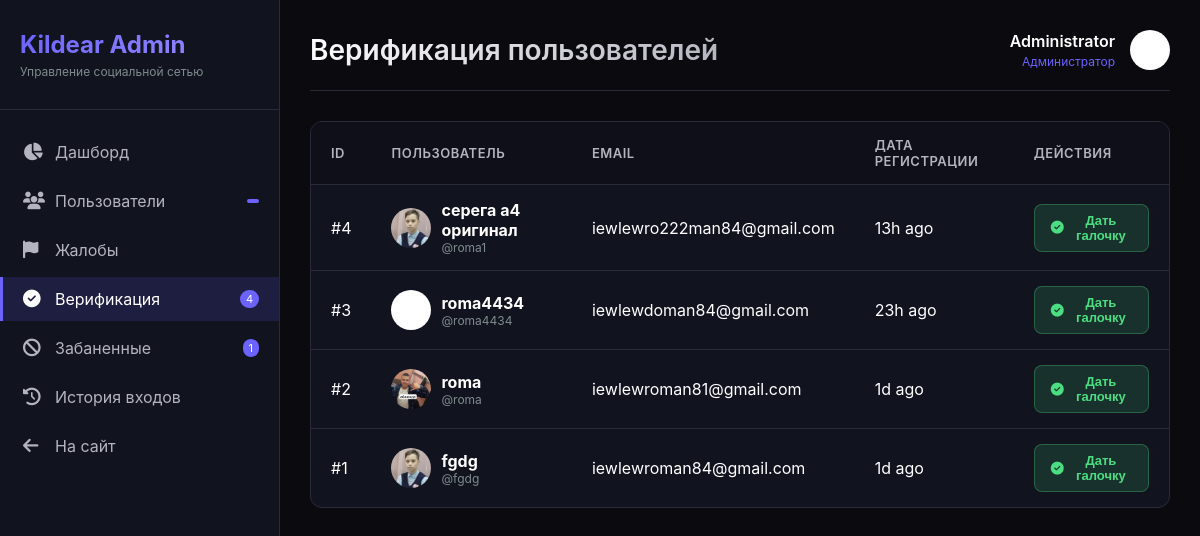
The app's page /admin/verification (signed in) with its own data.
### app.py (models this page shows, shortened)
class User(UserMixin, db.Model):
    id              = db.Column(db.Integer, primary_key=True)
    username        = db.Column(db.String(40), unique=True, nullable=False)
    email           = db.Column(db.String(120), unique=True, nullable=False)
    password_hash   = db.Column(db.String(256), nullable=False)
    display_name    = db.Column(db.String(60), default="")
    bio             = db.Column(db.String(500), default="")
    avatar          = db.Column(db.String(300), default="/static/default_avatar.png")
    cover_photo     = db.Column(db.String(300), default="")
    website         = db.Column(db.String(200), default="")
    location        = db.Column(db.String(100), default="")
    accent_color    = db.Column(db.String(7), default="#6c63ff")
    is_private      = db.Column(db.Boolean, default=False)
    is_verified     = db.Column(db.Boolean, default=False)
    is_banned       = db.Column(db.Boolean, default=False)
    is_admin        = db.Column(db.Boolean, default=False)
    is_online       = db.Column(db.Boolean, default=False)
    last_seen       = db.Column(db.DateTime, default=datetime.utcnow)
    created_at      = db.Column(db.DateTime, default=datetime.utcnow)
    two_factor_enabled = db.Column(db.Boolean, default=False)
    two_factor_secret  = db.Column(db.String(32), nullable=True)
    failed_logins   = db.Column(db.Integer, default=0)
    locked_until    = db.Column(db.DateTime, nullable=True)
    posts          = db.relationship("Post", backref="author", lazy="dynamic",
                                     foreign_keys="Post.user_id")
    sent_msgs      = db.relationship("Message", backref="sender", lazy="dynamic",
                                     foreign_keys="Message.sender_id")
    recv_msgs      = db.relationship("Message", backref="receiver", lazy="dynamic",
                                     foreign_keys="Message.receiver_id")
    notifications  = db.relationship("Notification", backref="recipient", lazy="dynamic",
                                     foreign_keys="Notification.user_id")
    comments       = db.relationship("Comment", backref="author", lazy="dynamic")
    owned_groups   = db.relationship("Group", backref="owner", lazy="dynamic")
    owned_channels = db.relationship("Channel", backref="owner", lazy="dynamic")
    login_history  = db.relationship("LoginHistory", backref="user", lazy="dynamic")
    blocked_users = db.relationship(
        "User", secondary=blocks,
        primaryjoin=blocks.c.blocker_id == id,
        secondaryjoin=blocks.c.blocked_id == id,
        backref=db.backref("blocked_by", lazy="dynamic"),
        lazy="dynamic",
    )
    following = db.relationship(
        "User", secondary=follows,
        primaryjoin=follows.c.follower_id == id,
        secondaryjoin=follows.c.followed_id == id,
        backref=db.backref("followers", lazy="dynamic"),
        lazy="dynamic",
    )

### app.py (the view)
@app.route("/admin/verification")
@login_required
@admin_required
def admin_verification():
    page  = request.args.get("page", 1, type=int)
    users = User.query.filter_by(is_verified=False, is_banned=False)\
                .order_by(User.created_at.desc()).paginate(page=page, per_page=20)
    return render_template("admin/verification.html", users=users)

### app.py (called while the page is built, shortened)
def _get_client_ip() -> str:
    forwarded = request.headers.get('X-Forwarded-For', '')
    real_ip = request.headers.get('X-Real-IP', '')
    if real_ip:
        try:
            ip_address(real_ip)
            return real_ip
        except (ValueError, AddressValueError):
            pass
    return request.remote_addr or '0.0.0.0'

@app.before_request
def before_request_hook():
    ip = _get_client_ip()
    g.client_ip = ip
    security.track_concurrent(ip, +1)
    allowed, status = security.process_request(request)

@app.template_filter('timeago')
def timeago_filter(date):
    if not date:
        return 'recently'
    diff = datetime.utcnow() - date
    if diff.days > 365:   return f"{diff.days // 365}y ago"
    if diff.days > 30:    return f"{diff.days // 30}mo ago"
    if diff.days > 0:     return f"{diff.days}d ago"
    if diff.seconds > 3600: return f"{diff.seconds // 3600}h ago"
    if diff.seconds > 60: return f"{diff.seconds // 60}m ago"
    return "just now"

def admin_required(f):
    @wraps(f)
    def decorated(*args, **kwargs):
        if not current_user.is_authenticated or not current_user.is_admin:
            abort(403)
        return f(*args, **kwargs)
    return decorated

@login_mgr.user_loader
def load_user(user_id):
    return db.session.get(User, int(user_id))

    def _is_trusted(self, ip_str: str) -> bool:
        try:
            addr = ip_address(ip_str)
            return any(addr in net for net in self.TRUSTED_NETWORKS)
        except (ValueError, AddressValueError):
            return False

    def track_concurrent(self, ip: str, delta: int):
        self._concurrent[ip] += delta
        if self._concurrent[ip] > 50:
            self._temp_ban(ip, f"connection flood ({self._concurrent[ip]} concurrent)")

    def process_request(self, req) -> tuple[bool, int]:
        ip = _get_client_ip()
        if self._is_trusted(ip):
            return True, 200

### templates/admin/verification.html (shortened to what this page needs)
{% extends "admin/base_admin.html" %}
{% block header %}Верификация пользователей{% endblock %}
{% block content %}
<div class="admin-table-container">
    <table class="admin-table">
        <thead>
            <tr>
                <th>ID</th>
                <th>Пользователь</th>
                <th>Email</th>
                <th>Дата регистрации</th>
                <th>Действия</th>
            </tr>
        </thead>
        <tbody>
            {% for user in users.items %}
            <tr>
                <td>#{{ user.id }}</td>
                <td>
                    <div style="display: flex; align-items: center; gap: 10px;">
                        <img src="{{ user.avatar or '/static/default_avatar.png' }}" style="width: 40px; height: 40px; border-radius: 50%;">
                        <div>
                            <strong>{{ user.display_name or user.username }}</strong>
                            <div style="font-size: 12px; color: #7f8c8d;">@{{ user.username }}</div>
                        </div>
                    </div>
                </td>
                <td>{{ user.email }}</td>
                <td>{{ user.created_at|timeago }}</td>
                <td>
                    <form method="POST" action="{{ url_for('admin_toggle_verify', user_id=user.id) }}" style="display: inline;">
                        <button type="submit" class="admin-btn admin-btn-success" onclick="return confirm('Верифицировать пользователя {{ user.username }}?')">
                            <i class="fa-solid fa-check-circle"></i> Дать галочку
                        </button>
                    </form>
                </td>
            </tr>
            {% else %}
            <tr>
                <td colspan="5" style="text-align: center; color: #7f8c8d;">Нет пользователей, ожидающих верификации</td>
            </tr>
            {% endfor %}
        </tbody>
    </table>
</div>
{% endblock %}

### templates/admin/base_admin.html (shortened to what this page needs)
<!DOCTYPE html>
<html lang="ru">
<head>
    <link rel="stylesheet" href="https://cdnjs.cloudflare.com/ajax/libs/font-awesome/6.4.0/css/all.min.css">
</head>
<body>
    <div class="admin-layout">
        <div class="admin-sidebar">
            <div class="admin-logo">
                <h2>Kildear Admin</h2>
                <p>Управление социальной сетью</p>
            </div>
            <ul class="admin-nav">
                <li class="admin-nav-item">
                    <a href="{{ url_for('admin_dashboard') }}" class="admin-nav-link {% if request.endpoint == 'admin_dashboard' %}active{% endif %}">
                        <i class="fa-solid fa-chart-pie"></i>
                        <span>Дашборд</span>
                    </a>
                </li>
                <li class="admin-nav-item">
                    <a href="{{ url_for('admin_users') }}" class="admin-nav-link {% if request.endpoint == 'admin_users' %}active{% endif %}">
                        <i class="fa-solid fa-users"></i>
                        <span>Пользователи</span>
                        <span class="admin-badge">{{ stats.total_users if stats else 0 }}</span>
                    </a>
                </li>
                <li class="admin-nav-item">
                    <a href="{{ url_for('admin_reports') }}" class="admin-nav-link {% if request.endpoint == 'admin_reports' %}active{% endif %}">
                        <i class="fa-solid fa-flag"></i>
                        <span>Жалобы</span>
                    </a>
                </li>
                <li class="admin-nav-item">
                    <a href="{{ url_for('admin_verification') }}" class="admin-nav-link {% if request.endpoint == 'admin_verification' %}active{% endif %}">
                        <i class="fa-solid fa-check-circle"></i>
                        <span>Верификация</span>
                        {% if stats and stats.pending_verification %}
                        <span class="admin-badge">{{ stats.pending_verification }}</span>
                        {% endif %}
                    </a>
                </li>
                <li class="admin-nav-item">
                    <a href="{{ url_for('admin_banned') }}" class="admin-nav-link {% if request.endpoint == 'admin_banned' %}active{% endif %}">
                        <i class="fa-solid fa-ban"></i>
                        <span>Забаненные</span>
                        {% if stats and stats.banned_users %}
                        <span class="admin-badge">{{ stats.banned_users }}</span>
                        {% endif %}
                    </a>
                </li>
                <li class="admin-nav-item">
                    <a href="{{ url_for('admin_logs') }}" class="admin-nav-link {% if request.endpoint == 'admin_logs' %}active{% endif %}">
                        <i class="fa-solid fa-history"></i>
                        <span>История входов</span>
                    </a>
                </li>
                <li class="admin-nav-item">
                    <a href="{{ url_for('index') }}" class="admin-nav-link">
                        <i class="fa-solid fa-arrow-left"></i>
                        <span>На сайт</span>
                    </a>
                </li>
            </ul>
        </div>
        <div class="admin-main">
            <div class="admin-header">
                <h1>{% block header %}Панель управления{% endblock %}</h1>
                <div class="admin-user">
                    <div class="admin-user-info">
                        <div class="admin-user-name">{{ current_user.display_name or current_user.username }}</div>
                        <div class="admin-user-role">Администратор</div>
                    </div>
                    <img src="{{ current_user.avatar or '/static/default_avatar.png' }}" alt="Admin">
                </div>
            </div>
            {% block content %}{% endblock %}
        </div>
    </div>
</body>
</html>

### templates/admin/base_admin.html (style rules this page uses)
* { margin: 0; padding: 0; box-sizing: border-box; }
body { font-family: -apple-system, BlinkMacSystemFont, 'Segoe UI', Roboto, Oxygen, Ubuntu, sans-serif; background: #0a0a0f; color: #fff; }
.admin-layout { display: flex; min-height: 100vh; }
.admin-sidebar { width: 280px; background: #11131f; border-right: 1px solid #2a2a3a; padding: 30px 0; position: fixed; height: 100vh; overflow-y: auto; }
.admin-logo { padding: 0 20px 30px; border-bottom: 1px solid #2a2a3a; margin-bottom: 20px; }
.admin-logo h2 { font-size: 24px; font-weight: 700; background: linear-gradient(135deg, #6c63ff, #9b8fff); -webkit-background-clip: text; -webkit-text-fill-color: transparent; }
.admin-logo p { color: #7f8c8d; font-size: 12px; margin-top: 5px; }
.admin-nav { list-style: none; }
.admin-nav-item { margin: 5px 0; }
.admin-nav-link { display: flex; align-items: center; gap: 12px; padding: 12px 20px; color: #b4b4c0; text-decoration: none; transition: all 0.2s; border-left: 3px solid transparent; }
.admin-nav-link.active { background: rgba(108, 99, 255, 0.15); color: #fff; border-left-color: #6c63ff; }
.admin-nav-link i { width: 20px; font-size: 1.1rem; }
.admin-badge { margin-left: auto; background: #6c63ff; color: white; font-size: 11px; padding: 2px 6px; border-radius: 10px; }
.admin-main { flex: 1; margin-left: 280px; padding: 30px; }
.admin-header { display: flex; justify-content: space-between; align-items: center; margin-bottom: 30px; padding-bottom: 20px; border-bottom: 1px solid #2a2a3a; }
.admin-header h1 { font-size: 28px; font-weight: 600; background: linear-gradient(135deg, #fff, #b4b4c0); -webkit-background-clip: text; -webkit-text-fill-color: transparent; }
.admin-user { display: flex; align-items: center; gap: 15px; }
.admin-user img { width: 40px; height: 40px; border-radius: 50%; object-fit: cover; }
.admin-user-info { text-align: right; }
.admin-user-name { font-weight: 600; margin-bottom: 3px; }
.admin-user-role { font-size: 12px; color: #6c63ff; }
.admin-table-container { background: #11131f; border: 1px solid #2a2a3a; border-radius: 12px; overflow: hidden; margin-bottom: 30px; }
.admin-table { width: 100%; border-collapse: collapse; }
.admin-table th { text-align: left; padding: 15px 20px; background: #0f0f1a; color: #b4b4c0; font-weight: 600; font-size: 13px; text-transform: uppercase; letter-spacing: 0.5px; }
.admin-table td { padding: 15px 20px; border-top: 1px solid #2a2a3a; color: #fff; }
.admin-btn { padding: 8px 16px; border-radius: 8px; border: none; font-size: 13px; font-weight: 600; cursor: pointer; transition: all 0.2s; display: inline-flex; align-items: center; gap: 6px; }
.admin-btn-success { background: rgba(74, 222, 128, 0.15); color: #4ade80; border: 1px solid rgba(74, 222, 128, 0.3); }

### records on screen
User: display_name "Administrator", avatar (placeholder picture)
User: id "4", avatar (picture), display_name "серега а4 оригинал", username "roma1", email "iewlewro222man84@gmail.com", created_at "13h ago"
User: id "3", avatar (placeholder picture), display_name "roma4434", username "roma4434", email "iewlewdoman84@gmail.com", created_at "23h ago"
User: id "2", avatar (picture), display_name "roma", username "roma", email "iewlewroman81@gmail.com", created_at "1d ago"
User: id "1", avatar (picture), display_name "fgdg", username "fgdg", email "iewlewroman84@gmail.com", created_at "1d ago"

### other values on screen
{{ stats.pending_verification }} "4"
{{ stats.banned_users }} "1"
